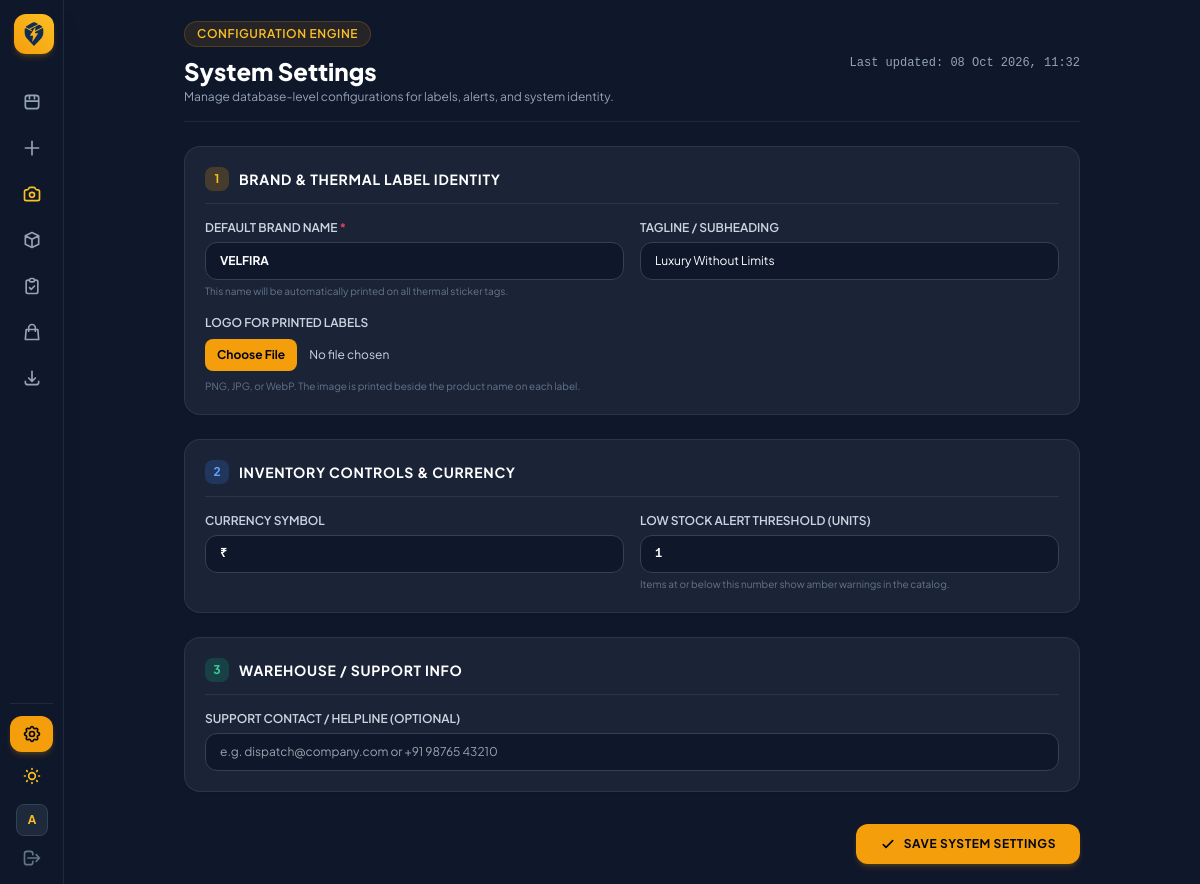
Page /settings/ (signed in) on the earlier database version.
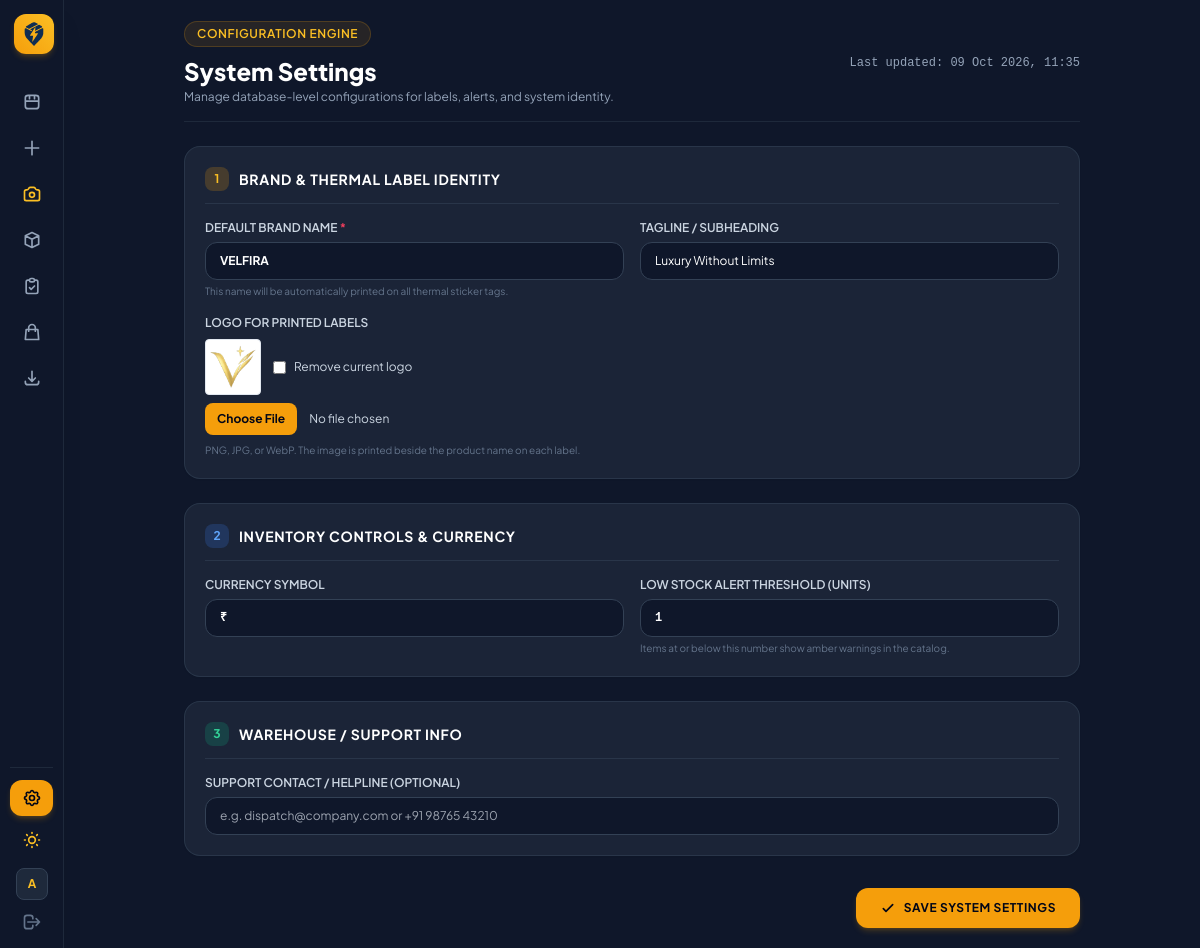
Same page on the later database version.
### sku_manager/models.py (models this page shows)
class AppSettings(models.Model):
    brand_name = models.CharField(max_length=100, default='TATKAL PICK')
    label_logo = models.ImageField(upload_to='branding/', blank=True, null=True)
    tagline = models.CharField(max_length=150, blank=True, default='Universal Inventory & Dispatch')
    currency_symbol = models.CharField(max_length=10, default='₹')
    low_stock_threshold = models.PositiveIntegerField(default=5)
    support_contact = models.CharField(max_length=100, blank=True, default='')
    updated_at = models.DateTimeField(auto_now=True)
    @classmethod
    def get_settings(cls):
        obj, _ = cls.objects.get_or_create(id=1)
        return obj

### sku_manager/views.py (the view, shortened to what this page needs)
# urls.py: path('settings/', views.app_settings_view, name='app_settings'),
@login_required(login_url='login')
def app_settings_view(request):
    settings_obj = AppSettings.get_settings()
    return render(request, 'sku_manager/settings.html', {
        'settings': settings_obj,
        'active_page': 'settings',
    })

### templates/sku_manager/settings.html (shortened to what this page needs)
{% extends "sku_manager/base.html" %}
{% block content %}
<div class="max-w-4xl mx-auto space-y-6">
  <header class="flex flex-col sm:flex-row sm:items-center justify-between border-b border-slate-200 dark:border-slate-800 pb-4 gap-4">
    <div>
      <div class="inline-flex items-center gap-2 px-3 py-1 rounded-full bg-amber-500/10 text-amber-600 dark:text-amber-400 border border-amber-500/20 text-xs font-semibold uppercase tracking-wider mb-2">
        Configuration Engine
      </div>
      <h1 class="text-2xl font-extrabold text-slate-900 dark:text-white">System Settings</h1>
      <p class="text-slate-500 dark:text-slate-400 text-xs mt-0.5">Manage database-level configurations for labels, alerts, and system identity.</p>
    </div>
    <div class="text-xs font-mono text-slate-400">
      Last updated: {{ settings.updated_at|date:"d M Y, H:i" }}
    </div>
  </header>
  <form method="POST" action="{% url 'app_settings' %}" enctype="multipart/form-data" class="space-y-6">
    <div class="bg-white dark:bg-slate-800/80 border border-slate-200 dark:border-slate-700/60 rounded-2xl p-5 shadow-sm space-y-4">
      <div class="flex items-center gap-2.5 border-b border-slate-100 dark:border-slate-700/60 pb-3">
        <span class="w-6 h-6 rounded-lg bg-amber-500/20 text-amber-600 dark:text-amber-400 flex items-center justify-center text-xs font-bold">1</span>
        <h2 class="text-sm font-bold uppercase tracking-wider text-slate-800 dark:text-white">Brand & Thermal Label Identity</h2>
      </div>
      <div class="grid grid-cols-1 sm:grid-cols-2 gap-4">
        <div>
          <label class="block text-xs font-semibold text-slate-700 dark:text-slate-300 uppercase mb-1.5">
            Default Brand Name <span class="text-rose-500">*</span>
          </label>
          <input type="text" name="brand_name" required value="{{ settings.brand_name }}" placeholder="e.g. TATKAL PICK, AURA STORE"
            class="w-full bg-slate-50 dark:bg-slate-900 border border-slate-300 dark:border-slate-700 rounded-xl px-3.5 py-2.5 text-xs text-slate-900 dark:text-white font-bold uppercase focus:outline-none focus:border-amber-500 transition">
          <p class="text-[10px] text-slate-500 mt-1">This name will be automatically printed on all thermal sticker tags.</p>
        </div>
        <div>
          <label class="block text-xs font-semibold text-slate-700 dark:text-slate-300 uppercase mb-1.5">
            Tagline / Subheading
          </label>
          <input type="text" name="tagline" value="{{ settings.tagline }}" placeholder="e.g. Universal Inventory & Dispatch"
            class="w-full bg-slate-50 dark:bg-slate-900 border border-slate-300 dark:border-slate-700 rounded-xl px-3.5 py-2.5 text-xs text-slate-900 dark:text-white focus:outline-none focus:border-amber-500 transition">
        </div>
        <div class="sm:col-span-2 space-y-2">
          <label for="labelLogo" class="block text-xs font-semibold text-slate-700 dark:text-slate-300 uppercase mb-1.5">Logo for printed labels</label>
          {% if settings.label_logo %}
            <div class="flex items-center gap-3">
              <img src="{{ settings.label_logo.url }}" alt="Current label logo" class="max-h-14 max-w-36 rounded border border-slate-200 bg-white p-1">
              <label class="flex items-center gap-2 text-xs text-slate-600 dark:text-slate-300">
                <input type="checkbox" name="remove_label_logo" value="1" class="rounded border-slate-300">
                Remove current logo
              </label>
            </div>
          {% endif %}
          <input id="labelLogo" type="file" name="label_logo" accept="image/png,image/jpeg,image/webp"
            class="block w-full text-xs text-slate-700 dark:text-slate-300 file:mr-3 file:rounded-lg file:border-0 file:bg-amber-500 file:px-3 file:py-2 file:text-xs file:font-bold file:text-slate-950">
          <p class="text-[10px] text-slate-500">PNG, JPG, or WebP. The image is printed beside the product name on each label.</p>
        </div>
      </div>
    </div>
    <div class="bg-white dark:bg-slate-800/80 border border-slate-200 dark:border-slate-700/60 rounded-2xl p-5 shadow-sm space-y-4">
      <div class="flex items-center gap-2.5 border-b border-slate-100 dark:border-slate-700/60 pb-3">
        <span class="w-6 h-6 rounded-lg bg-blue-500/20 text-blue-600 dark:text-blue-400 flex items-center justify-center text-xs font-bold">2</span>
        <h2 class="text-sm font-bold uppercase tracking-wider text-slate-800 dark:text-white">Inventory Controls & Currency</h2>
      </div>
      <div class="grid grid-cols-1 sm:grid-cols-2 gap-4">
        <div>
          <label class="block text-xs font-semibold text-slate-700 dark:text-slate-300 uppercase mb-1.5">
            Currency Symbol
          </label>
          <input type="text" name="currency_symbol" value="{{ settings.currency_symbol }}" maxlength="5" placeholder="₹"
            class="w-full bg-slate-50 dark:bg-slate-900 border border-slate-300 dark:border-slate-700 rounded-xl px-3.5 py-2.5 text-xs text-slate-900 dark:text-white font-mono font-bold focus:outline-none focus:border-amber-500 transition">
        </div>
        <div>
          <label class="block text-xs font-semibold text-slate-700 dark:text-slate-300 uppercase mb-1.5">
            Low Stock Alert Threshold (Units)
          </label>
          <input type="number" min="1" name="low_stock_threshold" value="{{ settings.low_stock_threshold }}"
            class="w-full bg-slate-50 dark:bg-slate-900 border border-slate-300 dark:border-slate-700 rounded-xl px-3.5 py-2.5 text-xs text-slate-900 dark:text-white font-mono font-bold focus:outline-none focus:border-amber-500 transition">
          <p class="text-[10px] text-slate-500 mt-1">Items at or below this number show amber warnings in the catalog.</p>
        </div>
      </div>
    </div>
    <div class="bg-white dark:bg-slate-800/80 border border-slate-200 dark:border-slate-700/60 rounded-2xl p-5 shadow-sm space-y-4">
      <div class="flex items-center gap-2.5 border-b border-slate-100 dark:border-slate-700/60 pb-3">
        <span class="w-6 h-6 rounded-lg bg-emerald-500/20 text-emerald-600 dark:text-emerald-400 flex items-center justify-center text-xs font-bold">3</span>
        <h2 class="text-sm font-bold uppercase tracking-wider text-slate-800 dark:text-white">Warehouse / Support Info</h2>
      </div>
      <div>
        <label class="block text-xs font-semibold text-slate-700 dark:text-slate-300 uppercase mb-1.5">
          Support Contact / Helpline (Optional)
        </label>
        <input type="text" name="support_contact" value="{{ settings.support_contact }}" placeholder="e.g. dispatch@company.com or +91 98765 43210"
          class="w-full bg-slate-50 dark:bg-slate-900 border border-slate-300 dark:border-slate-700 rounded-xl px-3.5 py-2.5 text-xs text-slate-900 dark:text-white focus:outline-none focus:border-amber-500 transition">
      </div>
    </div>
    <div class="flex justify-end pt-2">
      <button type="submit" class="bg-amber-500 hover:bg-amber-400 active:bg-amber-600 text-slate-950 font-bold px-6 py-3 rounded-xl transition shadow-md shadow-amber-500/20 text-xs uppercase tracking-wider flex items-center gap-2">
        <svg class="w-4 h-4" fill="none" stroke="currentColor" viewBox="0 0 24 24"><path stroke-linecap="round" stroke-linejoin="round" stroke-width="2.5" d="M5 13l4 4L19 7"></path></svg>
        Save System Settings
      </button>
    </div>
  </form>
</div>
{% endblock %}

### templates/sku_manager/base.html (shortened to what this page needs)
{% load static %}
<!DOCTYPE html>
<html lang="en" class="dark">
<head>
  <script src="https://cdn.tailwindcss.com"></script>
</head>
<body class="bg-slate-100 text-slate-800 dark:bg-slate-900 dark:text-slate-100 min-h-screen flex antialiased transition-colors duration-200">
  <aside class="group fixed left-0 top-0 z-40 h-screen w-16 hover:w-60 transition-all duration-300 ease-in-out bg-white border-r border-slate-200 dark:bg-slate-900 dark:border-slate-800 flex flex-col justify-between p-2.5 shadow-xl overflow-hidden">
    <div class="space-y-6">
      <a href="{% url 'inventory_list' %}" class="flex items-center gap-3 px-1 py-1">
        <div class="w-10 h-10 min-w-[40px] rounded-xl bg-gradient-to-tr from-amber-500 to-amber-400 flex items-center justify-center shadow-md shadow-amber-500/20 text-slate-950">
          <img src="{% static 'tatkal-pick-icon.svg' %}" class="w-7 h-7 object-contain" alt="Tatkal Pick">
        </div>
      </a>
      <nav class="space-y-1.5">
        <a href="{% url 'inventory_list' %}" title="Inventory"
          class="flex items-center gap-3.5 px-3 py-2.5 rounded-xl transition {% if active_page == 'inventory' %}bg-amber-500 text-slate-950 font-bold shadow-md shadow-amber-500/20{% else %}text-slate-600 dark:text-slate-400 hover:bg-slate-100 dark:hover:bg-slate-800 dark:hover:text-white{% endif %}">
          <svg class="w-5 h-5 min-w-[20px]" fill="none" stroke="currentColor" viewBox="0 0 24 24"><path stroke-linecap="round" stroke-linejoin="round" stroke-width="2" d="M4 7v10c0 2 1.5 3 3.5 3h9c2 0 3.5-1 3.5-3V7c0-2-1.5-3-3.5-3h-9C5.5 4 4 5 4 7zm0 4h16M9 4v4m6-4v4"></path></svg>
        </a>
        <a href="{% url 'product_master' %}" title="Add Products & Catalog"
          class="flex items-center gap-3.5 px-3 py-2.5 rounded-xl transition {% if active_page == 'products' %}bg-amber-500 text-slate-950 font-bold shadow-md shadow-amber-500/20{% else %}text-slate-600 dark:text-slate-400 hover:bg-slate-100 dark:hover:bg-slate-800 dark:hover:text-white{% endif %}">
          <svg class="w-5 h-5 min-w-[20px]" fill="none" stroke="currentColor" viewBox="0 0 24 24"><path stroke-linecap="round" stroke-linejoin="round" stroke-width="2" d="M12 4v16m8-8H4"></path></svg>
        </a>
        <a href="{% url 'sku_scanner' %}" title="Camera Scanner"
          class="flex items-center gap-3.5 px-3 py-2.5 rounded-xl transition {% if active_page == 'scanner' %}bg-amber-500 text-slate-950 font-bold shadow-md shadow-amber-500/20{% else %}text-amber-600 dark:text-amber-400 hover:bg-slate-100 dark:hover:bg-slate-800{% endif %}">
        </a>
        <a href="{% url 'box_manager' %}" title="Storage Boxes"
          class="flex items-center gap-3.5 px-3 py-2.5 rounded-xl transition {% if active_page == 'boxes' %}bg-amber-500 text-slate-950 font-bold shadow-md shadow-amber-500/20{% else %}text-slate-600 dark:text-slate-400 hover:bg-slate-100 dark:hover:bg-slate-800 dark:hover:text-white{% endif %}">
          <svg class="w-5 h-5 min-w-[20px]" fill="none" stroke="currentColor" viewBox="0 0 24 24"><path stroke-linecap="round" stroke-linejoin="round" stroke-width="2" d="M20 7l-8-4-8 4m16 0l-8 4m8-4v10l-8 4m0-10L4 7m8 4v10M4 7v10l8 4"></path></svg>
        </a>
        <a href="{% url 'dispatch_logs' %}" title="Dispatch Logs"
          class="flex items-center gap-3.5 px-3 py-2.5 rounded-xl transition {% if active_page == 'dispatch_logs' %}bg-amber-500 text-slate-950 font-bold shadow-md shadow-amber-500/20{% else %}text-slate-600 dark:text-slate-400 hover:bg-slate-100 dark:hover:bg-slate-800 dark:hover:text-white{% endif %}">
          <svg class="w-5 h-5 min-w-[20px]" fill="none" stroke="currentColor" viewBox="0 0 24 24"><path stroke-linecap="round" stroke-linejoin="round" stroke-width="2" d="M9 5H7a2 2 0 00-2 2v12a2 2 0 002 2h10a2 2 0 002-2V7a2 2 0 00-2-2h-2M9 5a2 2 0 002 2h2a2 2 0 002-2M9 5a2 2 0 012-2h2a2 2 0 012 2m-6 9l2 2 4-4"></path></svg>
        </a>
        <a href="{% url 'platform_manager' %}" title="Marketplace Channels"
          class="flex items-center gap-3.5 px-3 py-2.5 rounded-xl transition {% if active_page == 'platforms' %}bg-amber-500 text-slate-950 font-bold shadow-md shadow-amber-500/20{% else %}text-slate-600 dark:text-slate-400 hover:bg-slate-100 dark:hover:bg-slate-800 dark:hover:text-white{% endif %}">
          <svg class="w-5 h-5 min-w-[20px]" fill="none" stroke="currentColor" viewBox="0 0 24 24"><path stroke-linecap="round" stroke-linejoin="round" stroke-width="2" d="M16 11V7a4 4 0 00-8 0v4M5 9h14l1 12H4L5 9z"></path></svg>
        </a>
        <a href="{% url 'sku_export_csv' %}" title="Export CSV"
          class="flex items-center gap-3.5 px-3 py-2.5 rounded-xl transition text-slate-600 dark:text-slate-400 hover:bg-slate-100 dark:hover:bg-slate-800 dark:hover:text-white">
          <svg class="w-5 h-5 min-w-[20px]" fill="none" stroke="currentColor" viewBox="0 0 24 24"><path stroke-linecap="round" stroke-linejoin="round" stroke-width="2" d="M4 16v1a3 3 0 003 3h10a3 3 0 003-3v-1m-4-4l-4 4m0 0l-4-4m4 4V4"></path></svg>
        </a>
      </nav>
    </div>
    <div class="space-y-1.5 pt-3 border-t border-slate-200 dark:border-slate-800">
      <a href="{% url 'app_settings' %}" title="System Settings"
        class="flex items-center gap-3.5 px-3 py-2 rounded-xl transition {% if active_page == 'settings' %}bg-amber-500 text-slate-950 font-bold shadow-md shadow-amber-500/20{% else %}text-slate-600 dark:text-slate-400 hover:bg-slate-100 dark:hover:bg-slate-800 dark:hover:text-white{% endif %}">
      </a>
      <button id="themeToggleBtn" type="button" title="Switch Theme"
        class="w-full flex items-center gap-3.5 px-3 py-2 rounded-xl text-slate-600 dark:text-slate-400 hover:bg-slate-100 dark:hover:bg-slate-800 transition">
      </button>
      {% if request.user.is_authenticated %}
      <div class="flex items-center gap-3 px-1.5 pt-1 overflow-hidden">
        <div class="w-8 h-8 min-w-[32px] rounded-lg bg-slate-200 dark:bg-slate-800 border border-slate-300 dark:border-slate-700 flex items-center justify-center font-bold text-amber-600 dark:text-amber-400 text-xs">
          {{ request.user.username|slice:":1"|upper }}
        </div>
      </div>
      <a href="{% url 'logout' %}" title="Log Out"
        class="flex items-center gap-3 px-3 py-1.5 rounded-xl text-slate-500 hover:bg-rose-500/10 hover:text-rose-500 transition">
        <svg class="w-5 h-5 min-w-[20px]" fill="none" stroke="currentColor" viewBox="0 0 24 24">
          <path stroke-linecap="round" stroke-linejoin="round" stroke-width="2" d="M17 16l4-4m0 0l-4-4m4 4H7m6 4v1a3 3 0 01-3 3H6a3 3 0 01-3-3V7a3 3 0 013-3h4a3 3 0 013 3v1"></path>
        </svg>
      </a>
      {% endif %}
    </div>
  </aside>
  <main class="flex-1 ml-16 p-4 sm:p-5 min-h-screen transition-all duration-300">
    <div class="w-full space-y-4">
      {% block content %}{% endblock %}
    </div>
  </main>
</body>
</html>

### templates/sku_manager/base.html (style rules this page uses)
body { font-family: 'Plus Jakarta Sans', sans-serif; }

Differences in the rows shown:
changed AppSettings "Velfira": updated_at "08 Oct 2026, 11:32" → "09 Oct 2026, 11:35"; label_logo: picture added
Other differences:
form field remove_label_logo: (not shown) → "☐"
text now shown: "Remove current logo"
